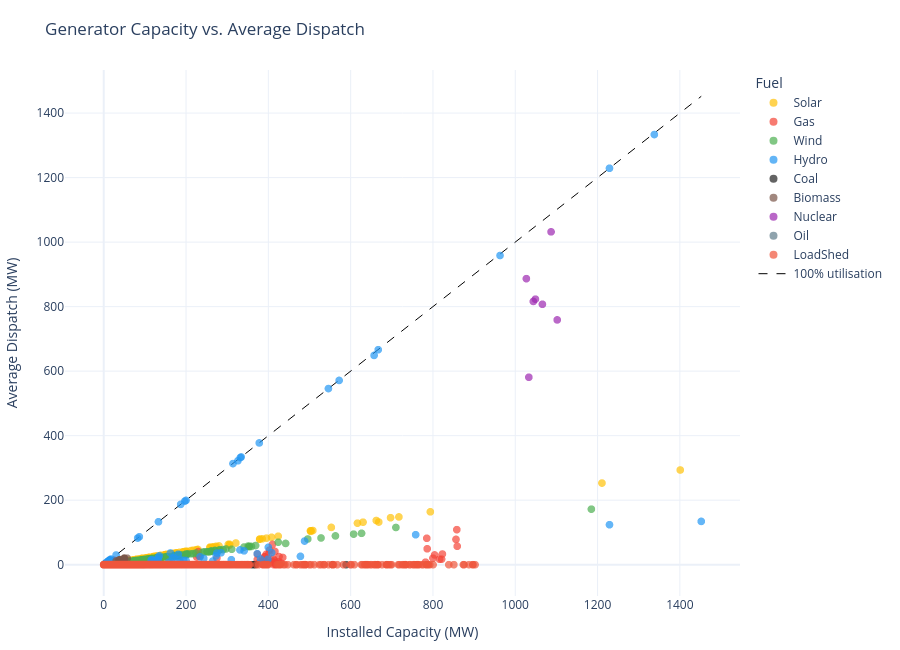

Here is the notebook cell this chart was saved with:
### Markdown cell above
## Generator Capacity vs. Dispatch Scatter

### Code cell
# Average dispatch per generator across all hours and both days
avg_gen_scatter = (gen_df[(gen_df['capacity_mw'] > 0) &
                         (~gen_df['fuel'].isin(['Slack', 'CrossBorder']))]
                   .groupby(['unit_name', 'fuel', 'capacity_mw'])
                   ['dispatch_mw'].mean()
                   .reset_index())

fig = px.scatter(
    avg_gen_scatter, x='capacity_mw', y='dispatch_mw', color='fuel',
    color_discrete_map=FUEL_COLORS, hover_name='unit_name',
    labels={'capacity_mw': 'Installed Capacity (MW)', 'dispatch_mw': 'Average Dispatch (MW)'},
    title='Generator Capacity vs. Average Dispatch',
)
max_cap = avg_gen_scatter['capacity_mw'].max()
fig.add_trace(go.Scatter(
    x=[0, max_cap], y=[0, max_cap], mode='lines', name='100% utilisation',
    line=dict(color='black', dash='dash', width=1),
    hovertemplate='100% utilisation<extra></extra>',
))
fig.update_traces(marker=dict(size=8, opacity=0.7), selector=dict(mode='markers'))
fig.update_layout(height=650, legend_title_text='Fuel', margin=dict(l=60, r=30, t=70, b=50))
save_plotly(fig, 'gen_scatter.html')
fig.show()

### Figure 1 — Plotly figure (JSON) as saved in the notebook; plotly's stock layout.template omitted (floating-point values rounded to 4 significant figures; data arrays with more than 128 entries replaced by an {"elided": "..."} marker saying what was removed)
{"data": [{"hovertemplate": "<b>%{hovertext}</b><br><br>fuel=Solar<br>Installed Capacity (MW)=%{x}<br>Average Dispatch (MW)=%{y}<extra></extra>", "hovertext": {"elided": "445 str values"}, "legendgroup": "Solar", "marker": {"color": "#FFC107", "opacity": 0.7, "size": 8, "symbol": "circle"}, "mode": "markers", "name": "Solar", "showlegend": true, "type": "scattergl", "x": {"elided": "445 float values"}, "xaxis": "x", "y": {"elided": "445 float values"}, "yaxis": "y"}, {"hovertemplate": "<b>%{hovertext}</b><br><br>fuel=Gas<br>Installed Capacity (MW)=%{x}<br>Average Dispatch (MW)=%{y}<extra></extra>", "hovertext": ["G0004", "G0005", "G0006", "G0041", "G0045", "G0065", "G0066", "G0067", "G0077", "G0078", "G0085", "G0086", "G0088", "G0107", "G0108", "G0110", "G0111", "G0112", "G0113", "G0114", "G0115", "G0116", "G0117", "G0140", "G0145", "G0168", "G0169", "G0170", "G0171", "G0172", "G0176", "G0184", "G0189", "G0192", "G0195", "G0197", "G0198", "G0199", "G0200", "G0201", "G0202", "G0203", "G0209", "G0210", "G0211", "G0255", "G0256", "G0257", "G0258", "G0259", "G0260", "G0261", "G0262", "G0263", "G0264", "G0284", "G0286", "G0308", "G0329", "G0334", "G0338", "G0346", "G0373", "G0375", "G0376", "G0377", "G0378", "G0379", "G0380", "G0385", "G0386", "G0408", "G0412", "G0413", "G0441", "G0447", "G0448", "G0456", "G0459", "G0461", "G0462", "G0503", "G0504", "G0523", "G0524", "G0526", "G0527", "G0528", "G0529", "G0530", "G0531", "G0546", "G0552", "G0565", "G0569", "G0586", "G0587", "G0627", "G0644", "G0649", "G0686", "G0697", "G0736", "G0745", "G0749", "G0780", "G0788", "G0789", "G0790", "G0802", "G0814", "G0818", "G0910", "G0911"], "legendgroup": "Gas", "marker": {"color": "#F44336", "opacity": 0.7, "size": 8, "symbol": "circle"}, "mode": "markers", "name": "Gas", "showlegend": true, "type": "scattergl", "x": [389.0, 373.0, 823.0, 856.0, 800.0, 412.0, 411.0, 410.0, 395.0, 390.0, 425.0, 379.0, 418.0, 390.0, 402.0, 45.0, 36.0, 74.0, 821.0, 393.0, 388.0, 83.0, 41.0, 25.0, 47.0, 782.0, 858.0, 26.0, 804.0, 275.0, 40.0, 21.0, 233.0, 226.0, 52.0, 52.0, 39.0, 48.0, 38.0, 45.0, 38.0, 38.0, 43.0, 41.0, 50.0, 418.0, 401.0, 395.0, 816.0, 418.0, 22.0, 403.0, 413.0, 45.0, 42.0, 414.0, 420.0, 23.0, 46.0, 391.0, 23.0, 417.0, 391.0, 50.0, 83.0, 391.0, 389.0, 387.0, 28.0, 386.0, 373.0, 26.0, 435.0, 431.0, 24.0, 426.0, 428.0, 25.0, 50.0, 396.0, 785.0, 65.0, 85.0, 25.0, 31.0, 25.0, 25.0, 25.0, 74.0, 25.0, 25.0, 46.0, 50.0, 25.0, 36.0, 230.0, 230.0, 40.0, 25.0, 85.0, 25.0, 49.0, 33.0, 786.0, 21.0, 416.0, 412.0, 400.0, 859.0, 32.0, 23.0, 95.0, 34.0, 43.0], "xaxis": "x", "y": [8.179, 15.53, 33.1, 78.51, 20.25, 18.4, 8.909, 62.91, 0.7242, 0.7242, 9.294, 8.525, 0.6421, 5.786, 8.175, 0.0, 1.353, 0.0, 17.12, 0.1083, 1.174, 0.0, 0.0, 4.834, 3.32, 7.807, 108.6, 5.116, 30.28, 21.1, 1.307, 2.334, 25.45, 23.65, 3.285, 3.285, 3.285, 3.285, 3.285, 3.285, 3.245, 3.245, 3.923, 5.384, 5.946, 0.2188, 32.95, 32.37, 16.95, 0.2188, 0.816, 45.27, 0.2188, 3.497, 2.262, 13.41, 4.921, 0.5681, 8.503, 24.89, 2.191, 5.981, 24.03, 2.125, 8.313, 0.06771, 15.96, 0.06771, 1.122, 15.99, 33.05, 1.155, 22.38, 5.259, 1.209, 25.17, 0.8006, 1.253, 3.527, 8.978, 81.94, 2.175, 2.175, 13.33, 3.101, 3.015, 3.015, 13.33, 3.101, 13.73, 3.015, 2.76, 2.421, 4.84, 0.0, 40.86, 28.9, 5.263, 3.999, 1.232, 1.006, 3.92, 6.381, 49.4, 2.353, 41.18, 5.853, 13.18, 57.21, 1.124, 1.783, 7.811, 1.506, 1.881], "yaxis": "y"}, {"hovertemplate": "<b>%{hovertext}</b><br><br>fuel=Wind<br>Installed Capacity (MW)=%{x}<br>Average Dispatch (MW)=%{y}<extra></extra>", "hovertext": {"elided": "285 str values"}, "legendgroup": "Wind", "marker": {"color": "#4CAF50", "opacity": 0.7, "size": 8, "symbol": "circle"}, "mode": "markers", "name": "Wind", "showlegend": true, "type": "scattergl", "x": {"elided": "285 float values"}, "xaxis": "x", "y": {"elided": "285 float values"}, "yaxis": "y"}, {"hovertemplate": "<b>%{hovertext}</b><br><br>fuel=Hydro<br>Installed Capacity (MW)=%{x}<br>Average Dispatch (MW)=%{y}<extra></extra>", "hovertext": ["G0019", "G0021", "G0029", "G0030", "G0031", "G0057", "G0064", "G0070", "G0094", "G0095", "G0104", "G0135", "G0155", "G0156", "G0158", "G0161", "G0162", "G0214", "G0221", "G0222", "G0224", "G0225", "G0226", "G0232", "G0233", "G0280", "G0281", "G0289", "G0293", "G0302", "G0323", "G0342", "G0369", "G0398", "G0437", "G0444", "G0458", "G0563", "G0594", "G0602", "G0637", "G0651", "G0656", "G0657", "G0674", "G0705", "G0706", "G0709", "G0740", "G0741", "G0743", "G0853", "G0912", "G0928", "G0929", "G0930", "G0931", "G0932", "G0933", "G0934", "G0935", "G0936", "G0937", "G0938", "G0939", "G0940", "G0941", "G0942", "G0943", "G0944", "G0945", "G0946", "G0947", "G0948", "G0949", "G0950", "G0951", "G0952", "G0953", "G0954", "G0955", "G0956", "G0957", "G0958", "G0959", "G0960", "G0961", "G0962", "G0963", "G0964", "G0965", "G0966", "G0967", "G0968", "G0969", "G0970", "G0971", "G0972", "G0973"], "legendgroup": "Hydro", "marker": {"color": "#2196F3", "opacity": 0.7, "size": 8, "symbol": "circle"}, "mode": "markers", "name": "Hydro", "showlegend": true, "type": "scattergl", "x": [314.0, 158.0, 265.0, 234.0, 1452.0, 758.0, 331.0, 1229.0, 200.0, 378.0, 572.0, 341.0, 1338.0, 185.0, 185.0, 1229.0, 657.0, 194.0, 285.0, 399.0, 115.0, 197.0, 132.0, 408.0, 381.0, 373.0, 963.0, 400.0, 488.0, 334.0, 200.0, 162.0, 273.0, 117.0, 478.0, 243.0, 129.0, 187.0, 275.0, 171.0, 167.0, 135.0, 667.0, 332.0, 123.0, 133.0, 181.0, 133.0, 326.0, 310.0, 123.0, 546.0, 127.0, 2.9, 17.6, 30.0, 86.5, 8.4, 2.32, 1.57, 3.7, 82.44, 9.6, 9.6, 4.5, 12.8, 4.9, 0.7, 10.4, 5.0, 1.5, 0.05, 3.8, 12.8, 0.45, 2.1, 2.7, 5.0, 7.2, 10.9, 5.0, 8.32, 5.4, 12.8, 6.8, 5.0, 15.0, 13.2, 15.2, 2.99, 3.15, 0.3, 1.1, 0.6, 2.3, 12.8, 9.6, 10.0, 2.6], "xaxis": "x", "y": [313.5, 7.816, 11.42, 24.48, 134.2, 92.98, 45.74, 1229.0, 13.08, 377.5, 571.2, 42.86, 1334.0, 8.025, 16.5, 124.0, 648.8, 13.23, 36.99, 17.11, 14.41, 197.0, 15.17, 37.48, 17.66, 34.01, 958.5, 53.99, 73.31, 334.0, 199.4, 36.36, 27.54, 15.71, 25.91, 19.55, 14.54, 187.0, 36.15, 22.3, 20.35, 27.75, 666.4, 332.0, 12.44, 133.0, 32.45, 23.4, 322.1, 15.48, 11.62, 546.0, 13.44, 2.9, 17.6, 30.0, 86.5, 8.4, 2.32, 1.57, 3.7, 82.44, 9.6, 9.6, 4.5, 12.8, 4.9, 0.7, 10.4, 5.0, 1.5, 0.05, 3.8, 12.8, 0.45, 2.1, 2.7, 5.0, 7.2, 10.9, 5.0, 8.32, 5.4, 12.8, 6.8, 5.0, 15.0, 13.2, 15.2, 2.99, 3.15, 0.3, 1.1, 0.6, 2.3, 12.8, 9.6, 10.0, 2.6], "yaxis": "y"}, {"hovertemplate": "<b>%{hovertext}</b><br><br>fuel=Coal<br>Installed Capacity (MW)=%{x}<br>Average Dispatch (MW)=%{y}<extra></extra>", "hovertext": ["G0039", "G0040", "G0058", "G0059", "G0109", "G0204", "G0206", "G0446", "G0742"], "legendgroup": "Coal", "marker": {"color": "#212121", "opacity": 0.7, "size": 8, "symbol": "circle"}, "mode": "markers", "name": "Coal", "showlegend": true, "type": "scattergl", "x": [366.0, 369.0, 556.0, 360.0, 589.0, 130.0, 130.0, 350.0, 50.0], "xaxis": "x", "y": [0.0, 0.0, 0.0, 0.0, 0.0, 0.0, 0.0, 0.0, 0.0], "yaxis": "y"}, {"hovertemplate": "<b>%{hovertext}</b><br><br>fuel=Biomass<br>Installed Capacity (MW)=%{x}<br>Average Dispatch (MW)=%{y}<extra></extra>", "hovertext": ["G0090", "G0190", "G0315", "G0443", "G0445", "G0455", "G0567", "G0704", "G0746", "G0845", "G0846"], "legendgroup": "Biomass", "marker": {"color": "#795548", "opacity": 0.7, "size": 8, "symbol": "circle"}, "mode": "markers", "name": "Biomass", "showlegend": true, "type": "scattergl", "x": [50.0, 38.0, 50.0, 37.0, 40.0, 50.0, 30.0, 50.0, 57.0, 50.0, 41.0], "xaxis": "x", "y": [18.75, 14.67, 19.64, 14.65, 15.83, 17.71, 11.25, 20.58, 20.19, 18.75, 15.38], "yaxis": "y"}, {"hovertemplate": "<b>%{hovertext}</b><br><br>fuel=Nuclear<br>Installed Capacity (MW)=%{x}<br>Average Dispatch (MW)=%{y}<extra></extra>", "hovertext": ["G0092", "G0093", "G0138", "G0139", "G0160", "G0285", "G0307"], "legendgroup": "Nuclear", "marker": {"color": "#9C27B0", "opacity": 0.7, "size": 8, "symbol": "circle"}, "mode": "markers", "name": "Nuclear", "showlegend": true, "type": "scattergl", "x": [1044.0, 1049.0, 1027.0, 1033.0, 1102.0, 1087.0, 1066.0], "xaxis": "x", "y": [816.1, 823.2, 886.7, 581.1, 758.8, 1032.0, 807.2], "yaxis": "y"}, {"hovertemplate": "<b>%{hovertext}</b><br><br>fuel=Oil<br>Installed Capacity (MW)=%{x}<br>Average Dispatch (MW)=%{y}<extra></extra>", "hovertext": ["G0314", "G0335", "G0754"], "legendgroup": "Oil", "marker": {"color": "#607D8B", "opacity": 0.7, "size": 8, "symbol": "circle"}, "mode": "markers", "name": "Oil", "showlegend": true, "type": "scattergl", "x": [70.0, 80.0, 76.0], "xaxis": "x", "y": [0.0, 0.0, 0.0], "yaxis": "y"}, {"hovertemplate": "<b>%{hovertext}</b><br><br>fuel=LoadShed<br>Installed Capacity (MW)=%{x}<br>Average Dispatch (MW)=%{y}<extra></extra>", "hovertext": {"elided": "45188 str values"}, "legendgroup": "LoadShed", "marker": {"color": "#EF553B", "opacity": 0.7, "size": 8, "symbol": "circle"}, "mode": "markers", "name": "LoadShed", "showlegend": true, "type": "scattergl", "x": {"elided": "45188 float values"}, "xaxis": "x", "y": {"elided": "45188 float values"}, "yaxis": "y"}, {"hovertemplate": "100% utilisation<extra></extra>", "line": {"color": "black", "dash": "dash", "width": 1}, "mode": "lines", "name": "100% utilisation", "type": "scatter", "x": [0, 1452], "y": [0, 1452]}], "layout": {"height": 650, "legend": {"title": {"text": "Fuel"}, "tracegroupgap": 0}, "margin": {"b": 50, "l": 60, "r": 30, "t": 70}, "title": {"text": "Generator Capacity vs. Average Dispatch"}, "xaxis": {"anchor": "y", "domain": [0, 1], "title": {"text": "Installed Capacity (MW)"}}, "yaxis": {"anchor": "x", "domain": [0, 1], "title": {"text": "Average Dispatch (MW)"}}}}
